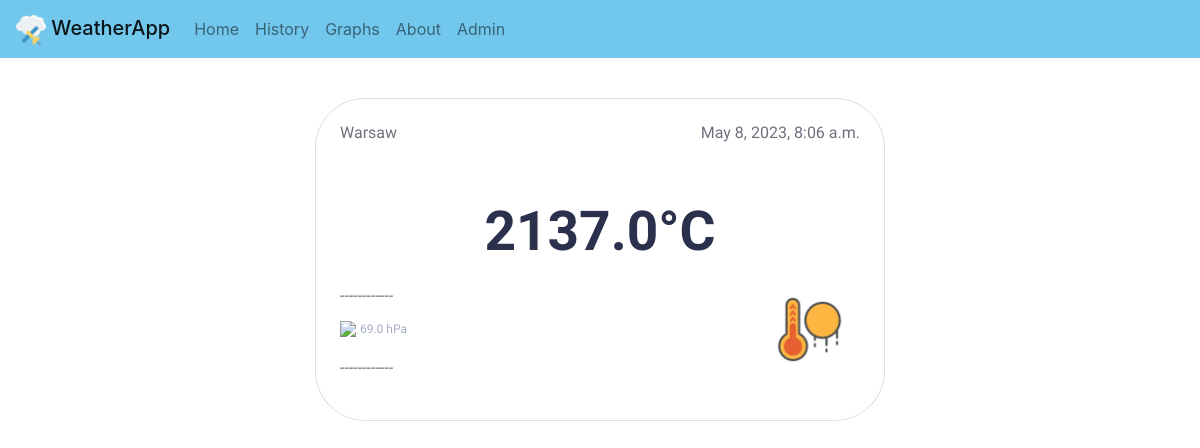
The app's page /, older data.
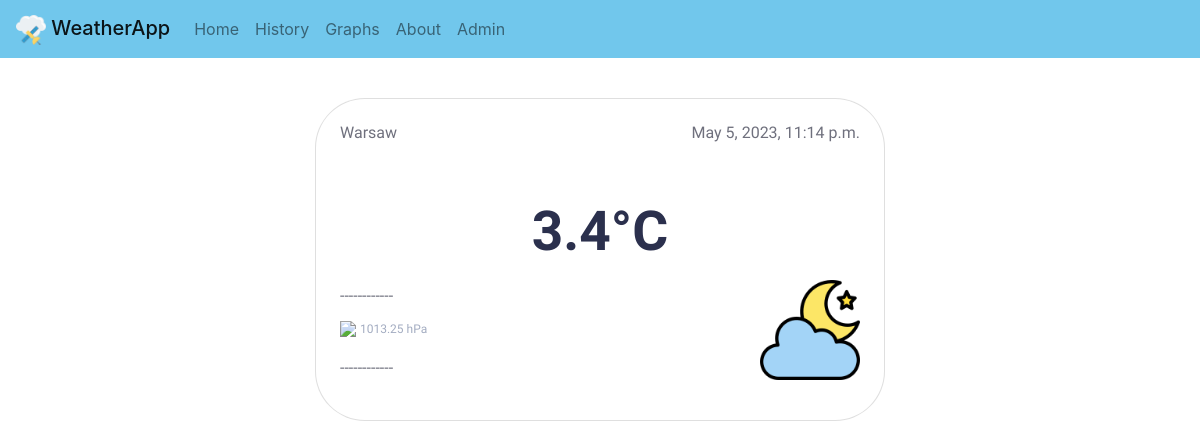
The same page, newer data.
### WeatherApp/models.py (models this page shows, shortened)
class Record(models.Model):
    date = models.DateTimeField(default = timezone.now)
    temperature = models.FloatField()
    pressure = models.FloatField()
    comment = models.CharField(max_length=250, blank=True)

### WeatherApp/views.py (the view)
# urls.py: path('', views.index,name='index'),
def index(request):
    latest_record = Record.objects.order_by('-date')[0]
    context = {
        'record': latest_record,
    }
    return render(request, 'WeatherApp/index.html', context)

### WeatherApp/templates/WeatherApp/index.html
{% extends 'WeatherApp/base.html' %}
{% block content %}
    <div class="container-fluid" style="margin-top: 40px;">
        <div class="row justify-content-center">
            <div class="col-12 col-md-4 col-sm-12 col-xs-12" style="min-width: 50%">
                   <div class="card p-4">
                       <div class="d-flex">
                           <h6 class="flex-grow-1">Warsaw</h6>
                           <h6>{{ record.date }}</h6>
                       </div>
                       <div class="d-flex flex-column temp mt-5 mb-3">
                           <h1 class="mb-0 font-weight-bold" id="heading"> {{ record.temperature }}&deg;C </h1>
                       </div>
                       <div class="d-flex">
                           <div class="temp-details flex-grow-1">
                                <p class="my-1">------------</p>
                                <p class="my-2">
                                    <img src="https://cdn.onlinewebfonts.com/svg/img_262976.png" height="17px" >
                                    <span> {{ record.pressure }} hPa</span>
                                </p>
                                <p class="my-3">------------</p>
                           </div>
                           <div>
                                {% if record.date.hour > 19 or record.date.hour < 4 %}
                                <img src="/static/images/night.png" width="100px">
                                {% elif record.temperature > 40 %}
                                <img src="/static/images/hot.png" width="100px">
                                {% elif record.temperature > 25 %}
                                <img src="/static/images/sun.png" width="100px">
                                {% elif record.temperature > 12 %}
                                <img src="/static/images/warm.png" width="100px">
                                {% else %}
                                <img src="/static/images/cold.png" width="100px">
                                {% endif %}
                           </div>
                       </div>
                    </div>
            </div>
        </div>
    </div>
{% endblock %}

Row changes from the older to the newer data that the page shows:
removed Record: date "May 8, 2023, 8:06 a.m.", temperature "2137.0", pressure "69.0"
now on this page (row unchanged): Record: date "May 5, 2023, 11:14 p.m.", temperature "3.4", pressure "1013.25"
